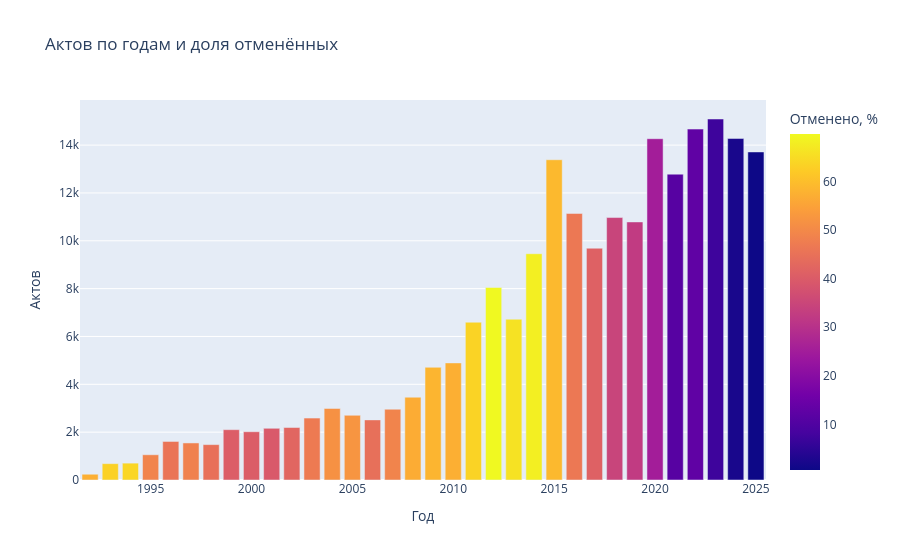

Here is the notebook cell this chart was saved with:
### Markdown cell above
**Результат (корреляции):**
- Все связи слабые (|r| < 0.35), сильно зависимых признаков нет.
- Самая заметная — `year` ↔ `is_repealed` (−0.34): чем старше акт, тем чаще он отменён — у него было больше времени, чтобы его заменили.
- `title_len` слабо связан с `n_areas` и `n_forms` (~0.25): акты с длинными названиями чаще охватывают несколько сфер и форм (например, «о внесении изменений…»).

### 5. Результаты SQL-запросов

### Code cell
# интерактивный график по годам
yearly = run_query("acts_per_year")
fig = px.bar(
    yearly, x="year", y="acts", color="repealed_pct",
    hover_data=["repealed", "repealed_pct"],
    labels={"year": "Год", "acts": "Актов", "repealed_pct": "Отменено, %", "repealed": "Отменено"},
    title="Актов по годам и доля отменённых",
)
fig.show()

# сохраняем в HTML
fig.write_html(DOCS / "acts_per_year.html")

### Figure 1 — Plotly figure (JSON) as saved in the notebook; plotly's stock layout.template omitted (floating-point values rounded to 4 significant figures)
{"data": [{"customdata": [[138.0, 57.3], [432.0, 63.2], [452.0, 64.1], [517.0, 49.0], [733.0, 45.5], [748.0, 48.3], [663.0, 44.8], [851.0, 40.4], [814.0, 40.3], [850.0, 39.4], [931.0, 42.4], [1216.0, 47.0], [1543.0, 51.6], [1415.0, 52.3], [1122.0, 44.6], [1448.0, 48.9], [1966.0, 56.8], [2752.0, 58.4], [2802.0, 57.2], [4198.0, 63.6], [5620.0, 69.8], [4446.0, 66.1], [6444.0, 68.1], [7918.0, 59.1], [5182.0, 46.5], [4005.0, 41.3], [3791.0, 34.6], [3499.0, 32.4], [3592.0, 25.2], [1428.0, 11.2], [1895.0, 12.9], [1094.0, 7.2], [314.0, 2.2], [76.0, 0.6]], "hovertemplate": "Год=%{x}<br>Актов=%{y}<br>Отменено=%{customdata[0]}<br>Отменено, %=%{marker.color}<extra></extra>", "legendgroup": "", "marker": {"color": [57.3, 63.2, 64.1, 49.0, 45.5, 48.3, 44.8, 40.4, 40.3, 39.4, 42.4, 47.0, 51.6, 52.3, 44.6, 48.9, 56.8, 58.4, 57.2, 63.6, 69.8, 66.1, 68.1, 59.1, 46.5, 41.3, 34.6, 32.4, 25.2, 11.2, 12.9, 7.2, 2.2, 0.6], "coloraxis": "coloraxis", "pattern": {"shape": ""}}, "name": "", "orientation": "v", "showlegend": false, "textposition": "auto", "type": "bar", "x": [1992, 1993, 1994, 1995, 1996, 1997, 1998, 1999, 2000, 2001, 2002, 2003, 2004, 2005, 2006, 2007, 2008, 2009, 2010, 2011, 2012, 2013, 2014, 2015, 2016, 2017, 2018, 2019, 2020, 2021, 2022, 2023, 2024, 2025], "xaxis": "x", "y": [241, 684, 705, 1055, 1611, 1549, 1479, 2104, 2019, 2160, 2194, 2588, 2991, 2705, 2513, 2959, 3462, 4711, 4895, 6596, 8049, 6723, 9460, 13389, 11143, 9690, 10972, 10789, 14268, 12786, 14670, 15092, 14279, 13715], "yaxis": "y"}], "layout": {"barmode": "relative", "coloraxis": {"colorbar": {"title": {"text": "Отменено, %"}}, "colorscale": [[0, "#0d0887"], [0.1111, "#46039f"], [0.2222, "#7201a8"], [0.3333, "#9c179e"], [0.4444, "#bd3786"], [0.5556, "#d8576b"], [0.6667, "#ed7953"], [0.7778, "#fb9f3a"], [0.8889, "#fdca26"], [1, "#f0f921"]]}, "legend": {"tracegroupgap": 0}, "title": {"text": "Актов по годам и доля отменённых"}, "xaxis": {"anchor": "y", "domain": [0, 1], "title": {"text": "Год"}}, "yaxis": {"anchor": "x", "domain": [0, 1], "title": {"text": "Актов"}}}}
